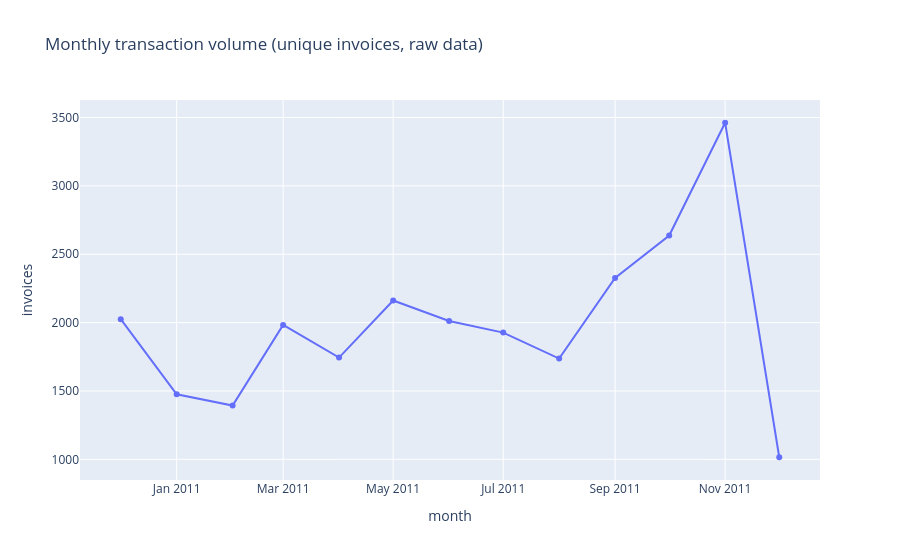

The cell this chart's notebook holds for it:
### Code cell
fig = px.line(
    monthly_volume,
    x="month",
    y="invoices",
    markers=True,
    title="Monthly transaction volume (unique invoices, raw data)",
)
fig.show()

### Figure 1 — Plotly figure (JSON) as saved in the notebook; plotly's stock layout.template omitted (floating-point values rounded to 4 significant figures)
{"data": [{"hovertemplate": "month=%{x}<br>invoices=%{y}<extra></extra>", "legendgroup": "", "line": {"color": "#636efa", "dash": "solid"}, "marker": {"symbol": "circle"}, "mode": "lines+markers", "name": "", "orientation": "v", "showlegend": false, "type": "scatter", "x": ["2010-12", "2011-01", "2011-02", "2011-03", "2011-04", "2011-05", "2011-06", "2011-07", "2011-08", "2011-09", "2011-10", "2011-11", "2011-12"], "xaxis": "x", "y": [2025, 1476, 1393, 1983, 1744, 2162, 2012, 1927, 1737, 2327, 2637, 3462, 1015], "yaxis": "y"}], "layout": {"legend": {"tracegroupgap": 0}, "title": {"text": "Monthly transaction volume (unique invoices, raw data)"}, "xaxis": {"anchor": "y", "domain": [0, 1], "title": {"text": "month"}}, "yaxis": {"anchor": "x", "domain": [0, 1], "title": {"text": "invoices"}}}}
